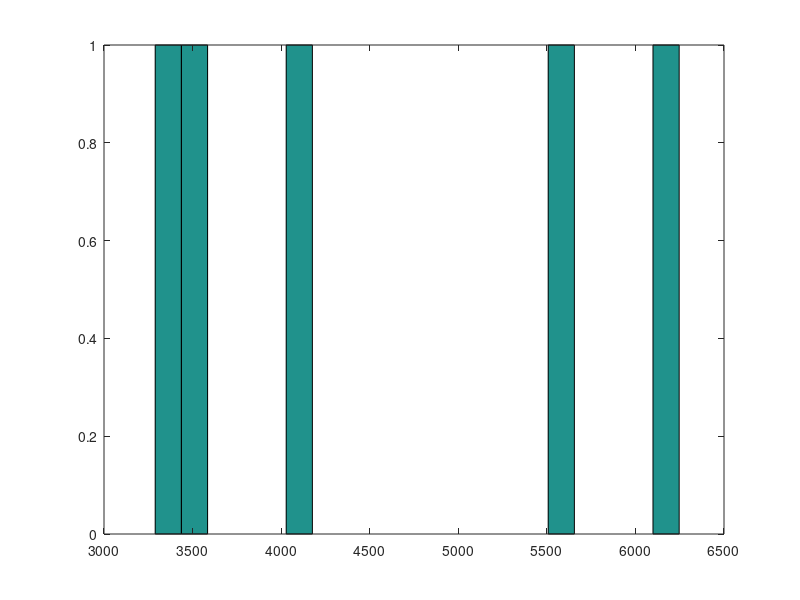

The MATLAB source for this figure: (Note: this script raises an error after producing the figure.)
%% function [] = RSA_ITI
% Edited code from Maureen, creates jitters.
%
% Mean is 4000 ms but range is from 2000ms to 8000 ms -- these are
% hardcoded below and will need to be changed for different studies
%
% MCI 09/01/13, more edits HRZ 04/29/14 

function [] = RSA_ITI_Ritchey

savedir = input('Savedir: ');
trial_no = input('Number of trials per run: '); % input number of trials in each run

jitflag = 1;
while jitflag == 1
    jitters = exprnd(2000,trial_no,1);
    if max(jitters) < 8000, jitflag = 0; end % ensure all jitters < 10s
end
jitters = jitters + 2000;
jitters = round(jitters);
hist(jitters,20);

ITI = jitters-(mean(jitters)-4000);

save([savedir '/ABCDCon_jitter.mat'],'ITI');

end